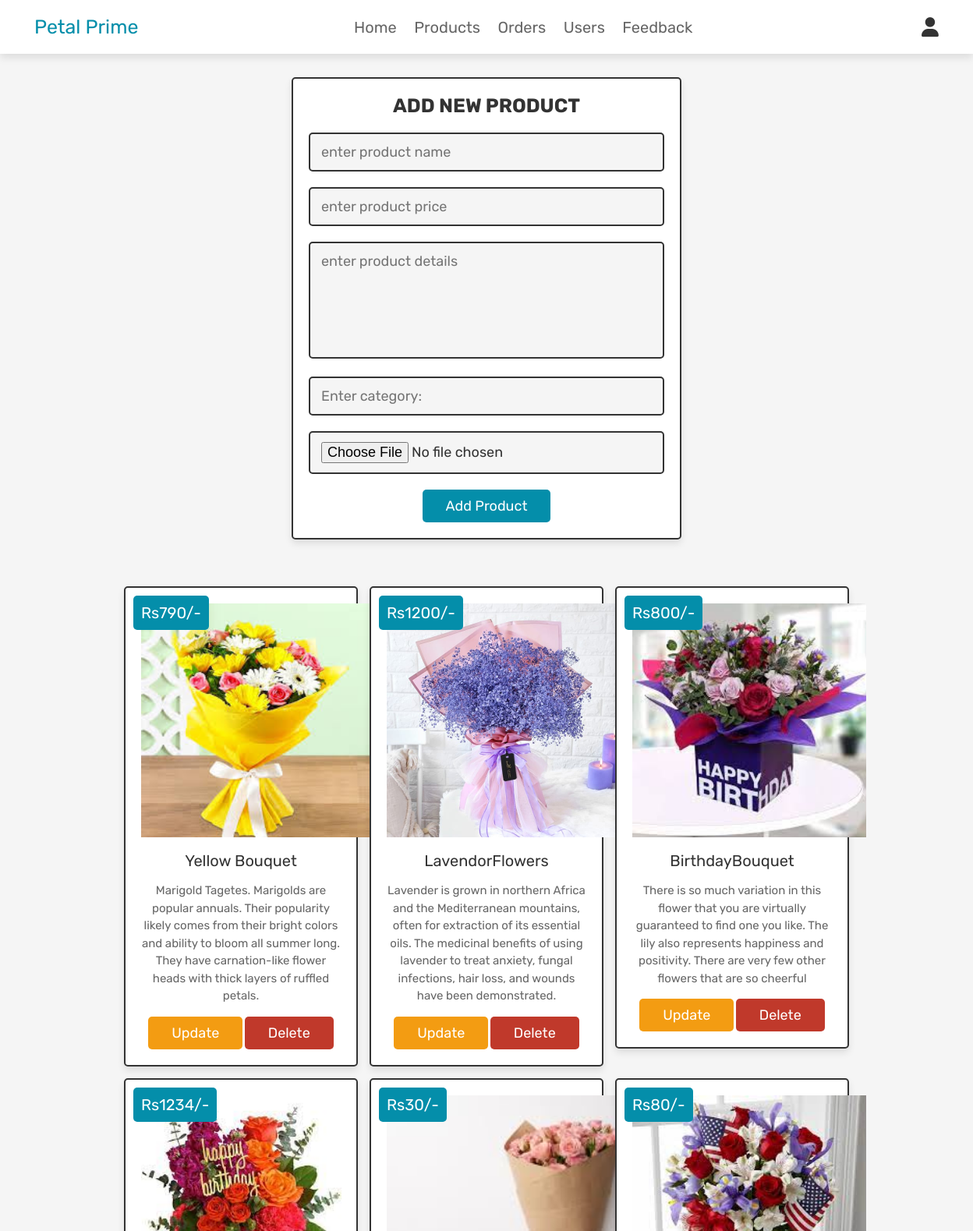
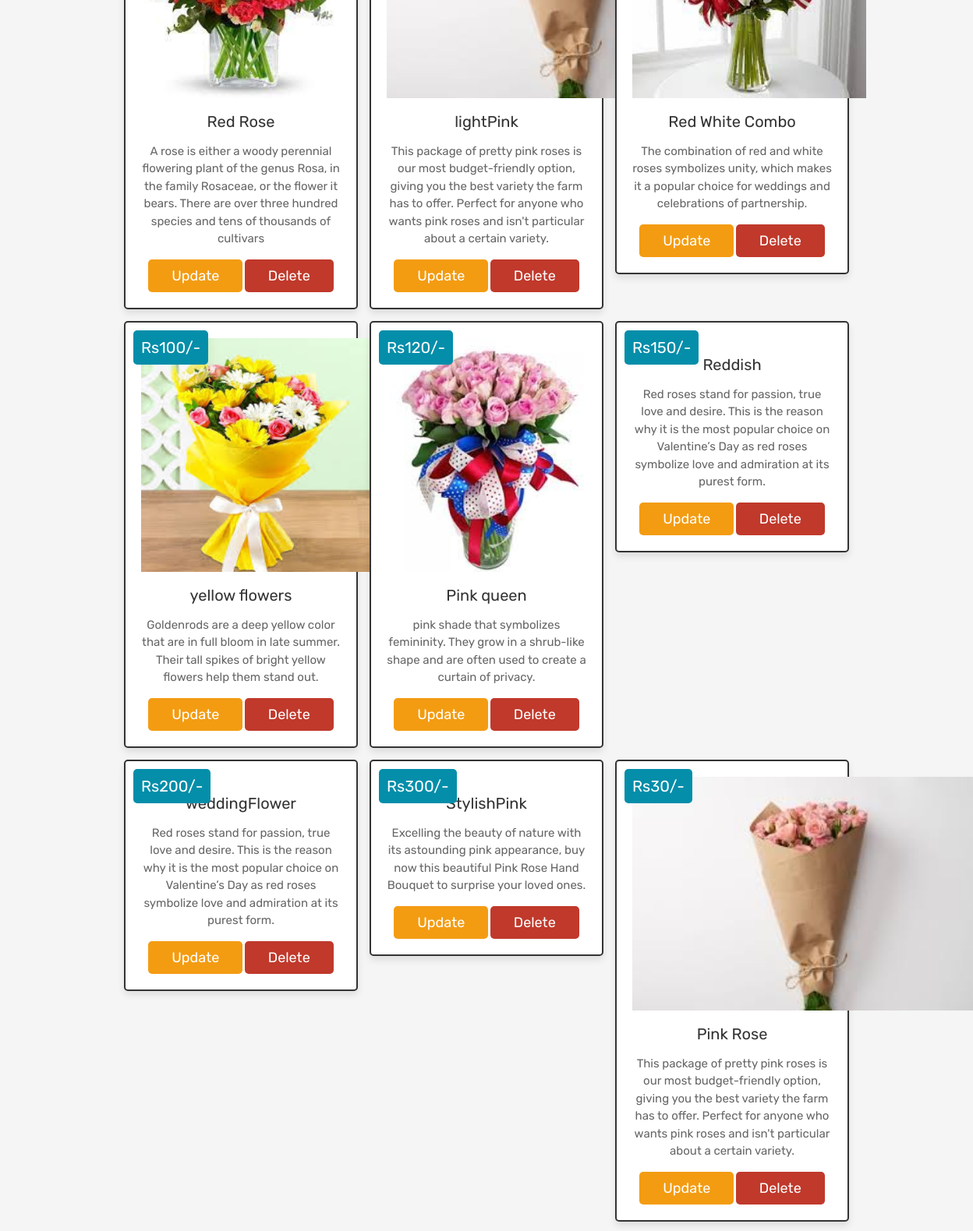
The page /admin_products.php (signed in, upper part) on the database its author committed (2 pictures, top to bottom).
### tables this page shows
CREATE TABLE `products` (
  `id` int(100) NOT NULL,
  `name` varchar(100) NOT NULL,
  `details` varchar(500) NOT NULL,
  `price` int(100) NOT NULL,
  `image` varchar(100) NOT NULL,
  `type` varchar(40) DEFAULT NULL
);

### admin_products.php (the view, shortened to what this page needs)
<?php
@include 'config.php';
?>
<!DOCTYPE html>
<html lang="en">
<head>
   <link rel="stylesheet" href="https://cdnjs.cloudflare.com/ajax/libs/font-awesome/6.0.0/css/all.min.css">
   <link rel="stylesheet" href="css/admin_style.css">
</head>
<body>
<?php @include 'admin_header.php'; ?>
<section class="add-products">
   <form action="" method="POST" enctype="multipart/form-data">
      <h3>add new product</h3>
      <input type="text" class="box" required placeholder="enter product name" name="name">
      <input type="number" min="0" class="box" required placeholder="enter product price" name="price">
      <textarea name="details" class="box" required placeholder="enter product details" cols="30" rows="10"></textarea>
       <input type="text" class="box" required placeholder="Enter category:" name="cat">
<input type="file" accept="image/jpg, image/jpeg, image/png" required class="box" name="image">
      <input type="submit" value="add product" name="add_product" class="btn">
   </form>
</section>
<section class="show-products">
   <div class="box-container">
      <?php
         $select_products = mysqli_query($conn, "SELECT * FROM `products`") or die('query failed');
         if(mysqli_num_rows($select_products) > 0){
            while($fetch_products = mysqli_fetch_assoc($select_products)){
      ?>
      <div class="box">
         <div class="price">Rs<?php echo $fetch_products['price']; ?>/-</div>
         <img class="image" src="uploaded_img/<?php echo $fetch_products['image']; ?>" alt="">
         <div class="name"><?php echo $fetch_products['name']; ?></div>
         <div class="details"><?php echo $fetch_products['details']; ?></div>
         <a href="admin_update_product.php?update=<?php echo $fetch_products['id']; ?>" class="option-btn">update</a>
         <a href="admin_products.php?delete=<?php echo $fetch_products['id']; ?>" class="delete-btn" onclick="return confirm('delete this product?');">delete</a>
      </div>
      <?php
         }
      }else{
         echo '<p class="empty">no products added yet!</p>';
      }
      ?>
   </div>
</section>
</body>
</html>

### admin_style.css (style rules this page uses)
:root { --pink:#048eaa; --red:#c0392b; --orange:#f39c12; --black:#333; --white:#fff; --light-color:#666; --light-white:#ccc; --light-bg:#f5f5f5; --border:.2rem solid var(--black); --box-shadow:0 .5rem 1rem rgba(0,0,0,.1); }
* { font-family: 'Rubik', sans-serif; margin:0; padding:0; box-sizing: border-box; outline: none; border:none; text-decoration: none; transition:all .2s linear; }
html { font-size: 62.5%; overflow-x: hidden; scroll-behavior: smooth; scroll-padding-top: 6.5rem; }
body { background: var(--light-bg); }
section { padding:3rem 2rem; }
.btn, .delete-btn, .option-btn { display: inline-block; border-radius: .5rem; margin-top: 1rem; font-size: 1.8rem; color:var(--white); cursor: pointer; padding:1rem 3rem; text-transform: capitalize; }
.btn { background-color: var(--pink); }
.delete-btn { background-color: var(--red); }
.option-btn { background-color: var(--orange); }
.add-products form { max-width: 50rem; border-radius: .5rem; background-color: var(--white); border:var(--border); padding:2rem; text-align: center; margin:0 auto; box-shadow: var(--box-shadow); }
.add-products form h3 { font-size: 2.5rem; text-transform: uppercase; color:var(--black); margin-bottom: 1rem; }
.add-products form .box { width: 100%; margin:1rem 0; font-size: 1.8rem; color:var(--black); border-radius: .5rem; background-color: var(--light-bg); padding:1.2rem 1.4rem; border:var(--border); }
.add-products form textarea { height: 15rem; resize: none; }
.show-products .box-container { display: grid; grid-template-columns: repeat(auto-fit, 30rem); gap:1.5rem; align-items: flex-start; max-width: 1200px; margin: 0 auto; justify-content: center; }
.show-products .box-container .box { text-align: center; padding:2rem; border:var(--border); background-color: var(--white); box-shadow: var(--box-shadow); border-radius: .5rem; position: relative; }
.show-products .box-container .box .image { height: 30rem; margin-bottom: .5rem; }
.show-products .box-container .box .price { background-color: var(--pink); position: absolute; top:1rem; left:1rem; border-radius: .5rem; color:var(--white); padding:1rem; font-size: 2rem; }
.show-products .box-container .box .name { margin:1rem 0; font-size: 2rem; color:var(--black); }
.show-products .box-container .box .details { line-height: 1.5; color:var(--light-color); font-size: 1.5rem; padding:.5rem 0; }

### rows shown on the page
products: price "790", image (picture), name "Yellow Bouquet", details "Marigold Tagetes. Marigolds are popular annuals. Their popularity likely comes from their bright colors and ability to bloom all summer long. They have carnation-like flower heads with thick layers of ruffled petals."
products: price "1200", image (picture), name "LavendorFlowers", details "Lavender is grown in northern Africa and the Mediterranean mountains, often for extraction of its essential oils. The medicinal benefits of using lavender to treat anxiety, fungal infections, hair loss, and wounds have been demonstrated."
products: price "800", image (picture), name "BirthdayBouquet", details "There is so much variation in this flower that you are virtually guaranteed to find one you like. The lily also represents happiness and positivity. There are very few other flowers that are so cheerful"
products: price "1234", image (picture), name "Red Rose", details "A rose is either a woody perennial flowering plant of the genus Rosa, in the family Rosaceae, or the flower it bears. There are over three hundred species and tens of thousands of cultivars"
products: price "30", image (picture), name "lightPink", details "This package of pretty pink roses is our most budget-friendly option, giving you the best variety the farm has to offer. Perfect for anyone who wants pink roses and isn't particular about a certain variety."
products: price "80", image (picture), name "Red White Combo", details "The combination of red and white roses symbolizes unity, which makes it a popular choice for weddings and celebrations of partnership."
products: price "100", image (picture), name "yellow flowers", details "Goldenrods are a deep yellow color that are in full bloom in late summer. Their tall spikes of bright yellow flowers help them stand out."
products: price "120", image (picture), name "Pink queen", details "pink shade that symbolizes femininity. They grow in a shrub-like shape and are often used to create a curtain of privacy."
products: price "150", name "Reddish", details "Red roses stand for passion, true love and desire. This is the reason why it is the most popular choice on Valentine’s Day as red roses symbolize love and admiration at its purest form."
products: price "200", name "weddingFlower", details "Red roses stand for passion, true love and desire. This is the reason why it is the most popular choice on Valentine’s Day as red roses symbolize love and admiration at its purest form."
products: price "300", name "StylishPink", details "Excelling the beauty of nature with its astounding pink appearance, buy now this beautiful Pink Rose Hand Bouquet to surprise your loved ones."
products: price "30", image (picture), name "Pink Rose", details "This package of pretty pink roses is our most budget-friendly option, giving you the best variety the farm has to offer. Perfect for anyone who wants pink roses and isn't particular about a certain variety."
